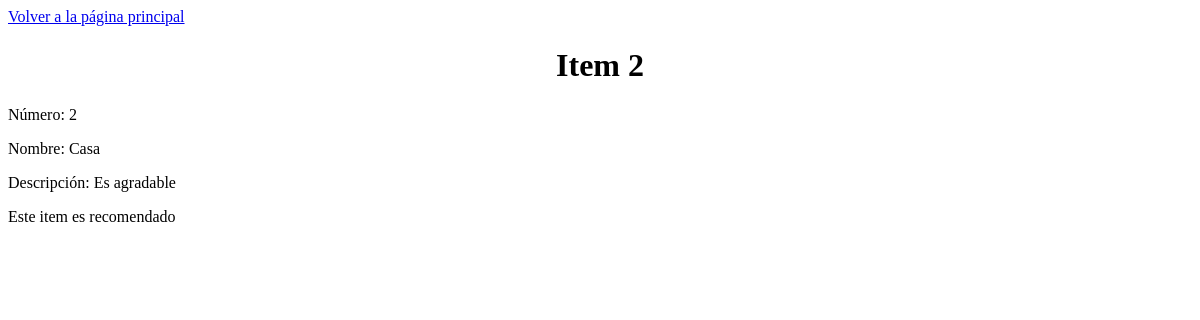
The app's page /item/2 with its own data.
### modelos.py (models this page shows)
class Item(Base):
    __tablename__  = "items"
    id = Column(Integer, primary_key=True)
    nombre = Column(String, index=True)
    descripcion = Column(String, index=True)
    recomendado = Column(Boolean, index=True)

### main.py (the view)
@app.get('/item/{id}', response_model=schemas.Item)
async def encontrar_item(request: Request, id : int, bd: Session = Depends(get_bd)):
    item = crud.buscar_item(bd, id)
    return templates.TemplateResponse(
        request=request, name='unico.html', context={'item': item}
    )

### templates/unico.html (shortened to what this page needs)
<!DOCTYPE html>
<html lang="en">
<head>
    <link rel="stylesheet" href="{{ url_for('static', path='../static/styles.css') }}">
</head>
<body>
    <a href="/items">Volver a la página principal</a>
    <h1>Item {{ item.id }}</h1>
    <p>Número: {{ item.id }}</p>
    <p>Nombre: {{ item.nombre }}</p>
    <p>Descripción: {{ item.descripcion }}</p>
    {% if item.recomendado %}
    <p>Este item es recomendado</p>
    {% else %}
    <p>Este item no es recomendado</p>
    {% endif %}
</body>
</html>

### static/styles.css (style rules this page uses)
h1 { text-align: center; }

### records on screen
Item: id "2", nombre "Casa", descripcion "Es agradable"
